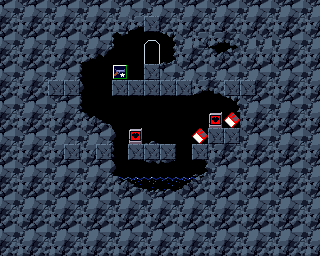

The image is a tile-based game level rendered from a .tmx file. Its description and source (layers, tilesets, objects; grid data summarised) follow:
An orthogonal 20x16 tile map with 16x16 px tiles, 2 tile layers (background, Tile Layer 1), 3 tilesets and 31 objects (2x healthpack, 2x save, Player, pistol).

<map version="1.0" orientation="orthogonal" renderorder="right-down" width="20" height="16" tilewidth="16" tileheight="16" nextobjectid="42">
 <tileset firstgid="1" name="PrtCave" tilewidth="16" tileheight="16" tilecount="80" columns="16">
  <image source="../tilesets/PrtCave.png" width="256" height="80" />
 </tileset>
 <tileset firstgid="81" name="NpcSym" tilewidth="16" tileheight="16" tilecount="300" columns="20">
  <image source="../tilesets/NpcSym.png" width="320" height="240" />
  <tile id="18">
   <animation>
    <frame tileid="18" duration="10" />
    <frame tileid="19" duration="10" />
   </animation>
  </tile>
  <tile id="26">
   <animation>
    <frame tileid="26" duration="100" />
    <frame tileid="27" duration="100" />
    <frame tileid="28" duration="100" />
    <frame tileid="29" duration="100" />
    <frame tileid="30" duration="100" />
    <frame tileid="31" duration="100" />
    <frame tileid="32" duration="100" />
    <frame tileid="33" duration="100" />
   </animation>
  </tile>
 </tileset>
 <tileset firstgid="381" name="ArmsImage" tilewidth="16" tileheight="16" tilecount="16" columns="16">
  <image source="../tilesets/ArmsImage.png" width="256" height="16" />
  <tile id="2">
   <animation>
    <frame tileid="2" duration="100" />
    <frame tileid="14" duration="100" />
   </animation>
  </tile>
 </tileset>
 <layer name="background" width="20" height="16">
  <data>[320 cells, 320 non-empty, 28 distinct tile ids]</data>
 </layer>
 <layer name="Tile Layer 1" width="20" height="16">
  <data>[320 cells, 24 non-empty, 4 distinct tile ids]</data>
 </layer>
 <objectgroup name="collisions">
  <object id="1" x="144.823" y="17.4994" width="14.1805" height="14.4823" />
  <object id="2" x="144.219" y="64.8685" width="15.3874" height="14.4823" />
  <object id="3" x="111.634" y="79.9541" width="80.2559" height="15.3874" />
  <object id="4" x="58.2308" y="28.0594" width="23.5337" height="107.41" />
  <object id="5" x="53.4033" y="125.513" width="60.041" height="16.5943" />
  <object id="6" x="107.41" y="126.116" width="6.03427" height="58.2308" />
  <object id="8" x="192.493" y="145.124" width="15.3874" height="14.1805" />
  <object id="9" x="209.088" y="128.228" width="31.0765" height="14.784" />
  <object id="11" x="174.089" y="25.6457" width="12.0685" height="37.7142" />
  <object id="14" x="238.052" y="98.6604" width="11.4651" height="32.2834" />
  <object id="15" x="114.35" y="185.252" width="93.833" height="13.2754" />
  <object id="16" x="206.372" y="161.719" width="7.84456" height="25.6457" />
  <object id="24" x="100.601" y="17.4475" width="44.1755" height="14.6633" />
  <object id="25" x="81.8546" y="32.6676" width="30.069" height="20.046" />
  <object id="26" x="82.2259" y="53.4561" width="12.436" height="5.56834" />
  <object id="27" x="159.997" y="31.3683" width="13.5496" height="5.56834" />
  <object id="28" x="192.108" y="90.3928" width="36.9367" height="5.19712" />
  <object id="29" x="226.075" y="96.5179" width="11.8791" height="4.45467" />
  <object id="33" x="129.091" y="145.091" width="45.6364" height="13.4545" />
  <object id="41" x="1.5" y="1.5" width="54.5" height="34" />
 </objectgroup>
 <objectgroup color="#00ff00" name="spawn points">
  <object id="17" name="Player" x="158.337" y="136.764" width="2.57298" height="2.77091">
   <ellipse />
  </object>
 </objectgroup>
 <objectgroup name="slopes">
  <object id="19" x="184.003" y="185.49">
   <polyline points="0,0 22.4892,-14.3113" />
  </object>
  <object id="20" x="113.721" y="171.704">
   <polyline points="0,0 22.3203,13.7164" />
  </object>
  <object id="21" x="82.2142" y="111.404">
   <polyline points="0,0 31.1847,14.1749" />
  </object>
  <object id="23" x="159.913" y="65.0994">
   <polyline points="0,0 14.1749,-6.61494" />
  </object>
 </objectgroup>
 <objectgroup name="doors">
  <object id="32" x="147.466" y="50.8598" width="9.14938" height="12.6477">
   <properties>
    <property name="destination" value="map2" />
   </properties>
  </object>
 </objectgroup>
 <objectgroup name="items">
  <properties>
   <property name="id" value="154" />
  </properties>
  <object id="34" name="pistol" x="113" y="65.3333" width="14" height="14">
   <properties>
    <property name="id" value="87" />
   </properties>
  </object>
  <object id="36" name="healthpack" x="209.667" y="113.667" width="12" height="12.3333">
   <properties>
    <property name="id" value="153" />
   </properties>
  </object>
  <object id="37" name="save" x="223.667" y="114" width="12.6667" height="12">
   <properties>
    <property name="id" value="154" />
   </properties>
  </object>
  <object id="39" name="save" x="193.5" y="129.25" width="12.5" height="12.75">
   <properties>
    <property name="id" value="172" />
   </properties>
  </object>
  <object id="40" name="healthpack" x="129.75" y="130.25" width="12" height="11.75">
   <properties>
    <property name="id" value="168" />
   </properties>
  </object>
 </objectgroup>
</map>